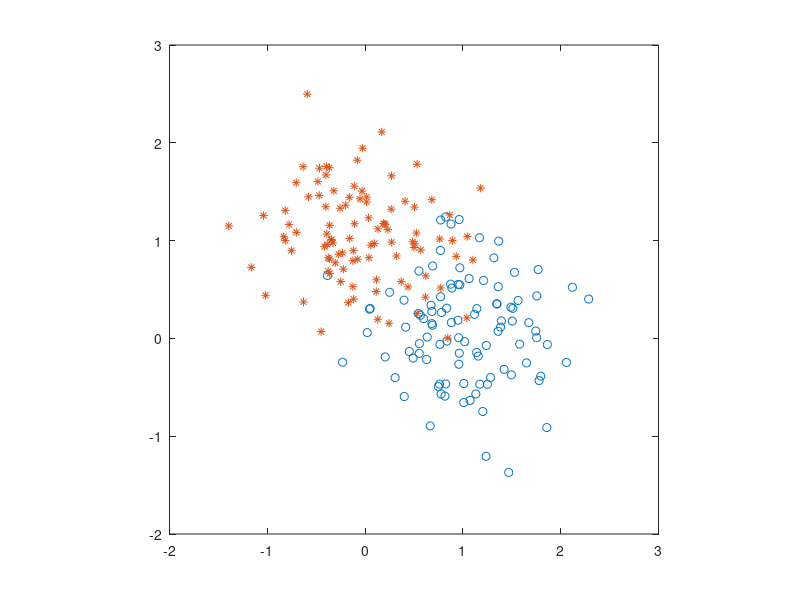

MATLAB code to generate this figure:
% MATLAB script for Illustrative Problem 5.11.
echo on
n0=.5*randn(100,1);
n1=.5*randn(100,1);
n2=.5*randn(100,1);
n3=.5*randn(100,1);
x1=1.+n0;
y1=n1;
x2=n2;
y2=1.+n3;
plot(x1,y1,'o',x2,y2,'*')
axis('square')